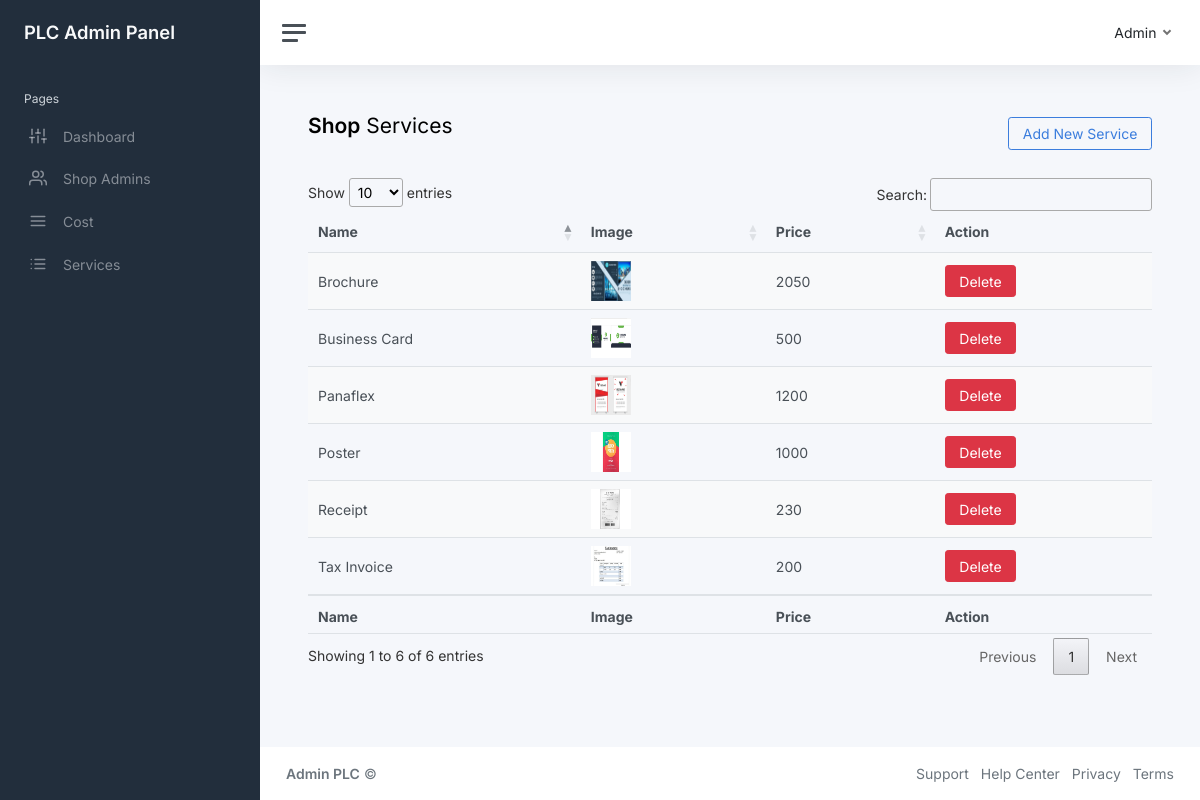
Page /admin/services/index.php (signed in) on the committed database.
### tables this page shows
CREATE TABLE `services` (
  `id` int NOT NULL,
  `name` varchar(255) NOT NULL,
  `image` varchar(255) NOT NULL,
  `price` float NOT NULL
);

### admin/services/index.php (the view, shortened to what this page needs)
<?php
include_once "./../../includes/connect.php"
?>
<?php
$fields = [
    [
        "name" => "Name",
        "type" => "text",
    ],
    [
        "name" => "Image",
        "type" => "image",
    ],
    [
        "name" => "Price",
        "type" => "number",
    ],
];
$sql = "SELECT * FROM services;";
$result = mysqli_query($conn, $sql);
?>
<?php include_once '../top.php'?>
<main class="content">
    <div class="container-fluid p-0">
        <div class="d-flex justify-content-between align-items-center mb-4">
            <h1 class="h3 mb-3"><strong>Shop</strong> Services</h1>
            <button data-bs-toggle="modal" data-bs-target="#addModel" class="btn btn-outline-primary">Add New
                Service</button>
        </div>
        <div class="table-responsive mt-4">
            <table id="default-datatable" class="table table-striped">
                <thead>
                    <tr>
                        <?php foreach ($fields as $field) {?>
                        <th> <?php echo $field["name"] ?> </th>
                        <?php }?>
                        <th>Action</th>
                    </tr>
                </thead>
                <tfoot>
                    <tr>
                        <?php foreach ($fields as $field) {?>
                        <th> <?php echo $field["name"] ?> </th>
                        <?php }?>
                        <th>Action</th>
                    </tr>
                </tfoot>
                <tbody>
                    <?php
while ($row = mysqli_fetch_assoc($result)) {
    echo "<tr>";
    foreach ($fields as $field) {
        $name = strtolower($field["name"]);
        if ($field["type"] == "image") {
            echo "<td> <img width='40px' height='40px' src='". ROOT ."/{$row[$name]}' /> </td>";
        } else {
            echo "<td>{$row[$name]}</td>";
        }
    }
    echo "<td>";
    echo "<button onclick=\"$('#delid').val({$row['id']})\" data-bs-toggle='modal' data-bs-target='#delModel' class='btn btn-danger'>Delete</button>";
    echo "</td>";
    echo "</tr>";
}
?>
                </tbody>
            </table>
        </div>
    </div>
</main>
<?php include_once '../footer.php'?>
<?php include_once '../down.php'?>

### admin/top.php (shortened to what this page needs)
<!DOCTYPE html>
<html lang="en">
<head>
    <link rel="stylesheet" href="<?php echo ROOT ?>/admin/dist/css/app.css">
</head>
<body>
    <div class="wrapper">
        <nav id="sidebar" class="sidebar js-sidebar">
            <div class="sidebar-content js-simplebar">
                <a class="sidebar-brand" href="<?php echo ROOT ?>/admin">
                    <span class="align-middle">PLC Admin Panel</span>
                </a>
                <ul class="sidebar-nav">
                    <li class="sidebar-header">
                        Pages
                    </li>
                    <?php
$current_url = $_SERVER['REQUEST_URI'];
?>
                    <li class="sidebar-item <?php if ($current_url == ROOT . "/admin/") {echo "active";}?> ">
                        <a class="sidebar-link" href="<?php echo ROOT ?>/admin">
                            <i class="align-middle" data-feather="sliders"></i> <span
                                class="align-middle">Dashboard</span>
                        </a>
                    </li>
                    <li class="sidebar-item <?php if ($current_url == ROOT . "/admin/users/") {echo "active";}?> ">
                        <a class="sidebar-link" href="<?php echo ROOT ?>/admin/users">
                            <i class="align-middle" data-feather="users"></i> <span class="align-middle">Shop
                                Admins</span>
                        </a>
                    </li>
                    <li class="sidebar-item <?php if ($current_url == ROOT . "/admin/cost/") {echo "active";}?> ">
                        <a class="sidebar-link" href="<?php echo ROOT ?>/admin/cost">
                            <i class="align-middle" data-feather="menu"></i> <span class="align-middle">Cost</span>
                        </a>
                    </li>
                    <li class="sidebar-item <?php if ($current_url == ROOT . "/admin/services/") {echo "active";}?> ">
                        <a class="sidebar-link" href="<?php echo ROOT ?>/admin/services">
                            <i class="align-middle" data-feather="list"></i> <span class="align-middle">Services</span>
                        </a>
                    </li>
            </div>
        </nav>
        <div class="main">
            <nav class="navbar navbar-expand navbar-light navbar-bg">
                <a class="sidebar-toggle js-sidebar-toggle">
                    <i class="hamburger align-self-center"></i>
                </a>
                <div class="navbar-collapse collapse">
                    <ul class="navbar-nav navbar-align">
                        <li class="nav-item dropdown">
                            <a class="nav-link dropdown-toggle d-none d-sm-inline-block" href="#"
                                data-bs-toggle="dropdown">
                                <span class="text-dark"> <?php echo $_SESSION['admin_name'] ?> </span>
                            </a>
                        </li>
                    </ul>
                </div>
            </nav>

### admin/footer.php (shortened to what this page needs)
<footer class="footer">
    <div class="container-fluid">
        <div class="row text-muted">
            <div class="col-6 text-start">
                <p class="mb-0">
                    <a class="text-muted" href="<?php echo ROOT ?>" target="_blank"><strong>Admin
                            PLC</strong></a> &copy;
                </p>
            </div>
            <div class="col-6 text-end">
                <ul class="list-inline">
                    <li class="list-inline-item">
                        <a class="text-muted" href="<?php echo ROOT ?>" target="_blank">Support</a>
                    </li>
                    <li class="list-inline-item">
                        <a class="text-muted" href="<?php echo ROOT ?>" target="_blank">Help Center</a>
                    </li>
                    <li class="list-inline-item">
                        <a class="text-muted" href="<?php echo ROOT ?>" target="_blank">Privacy</a>
                    </li>
                    <li class="list-inline-item">
                        <a class="text-muted" href="<?php echo ROOT ?>" target="_blank">Terms</a>
                    </li>
                </ul>
            </div>
        </div>
    </div>
</footer>
</div>
</div>

### admin/down.php
</body>
</html>

### admin/top.php (style rules this page uses)
body { font-family: 'Inter', sans-serif; }

### rows in the picture
services: name "Tax Invoice", image (picture), price "200"
services: name "Receipt", image (picture), price "230"
services: name "Poster", image (picture), price "1000"
services: name "Panaflex", image (picture), price "1200"
services: name "Business Card", image (picture), price "500"
services: name "Brochure", image (picture), price "2050"

### other values in the picture
$_SESSION['admin_name'] "Admin"
$field["name"] "Name"
$field["name"] "Image"
$field["name"] "Price"
